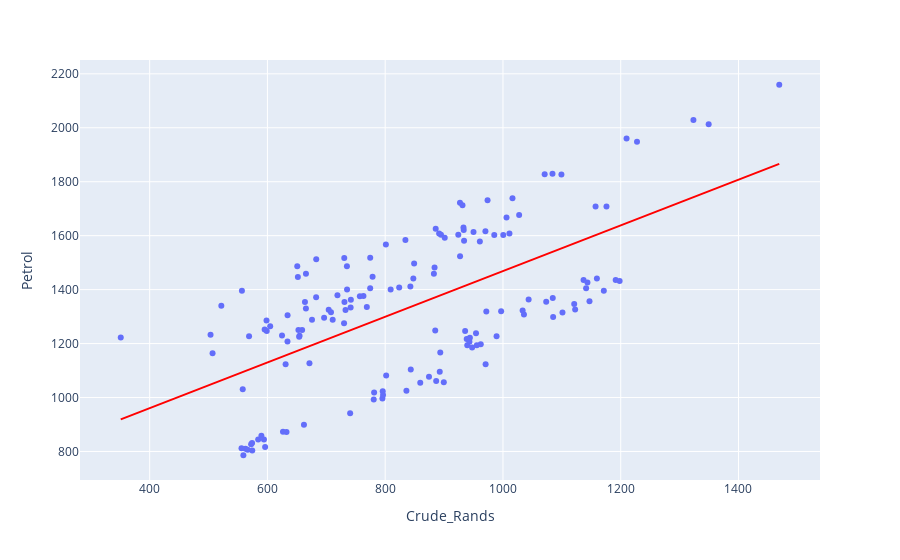

Source (notebook cell):
### Markdown cell above
2. Petrol

### Code cell
fig = px.scatter(dataset, x='Crude_Rands', y='Petrol', trendline='ols', trendline_color_override='red')
fig.show()

### Figure 1 — Plotly figure (JSON) as saved in the notebook; plotly's stock layout.template omitted (floating-point values rounded to 4 significant figures; data arrays with more than 128 entries replaced by an {"elided": "..."} marker saying what was removed)
{"data": [{"hovertemplate": "Crude_Rands=%{x}<br>Petrol=%{y}<extra></extra>", "legendgroup": "", "marker": {"color": "#636efa", "symbol": "circle"}, "mode": "markers", "name": "", "orientation": "v", "showlegend": false, "type": "scatter", "x": {"elided": "147 float values"}, "xaxis": "x", "y": {"elided": "147 float values"}, "yaxis": "y"}, {"hovertemplate": "<b>OLS trendline</b><br>Petrol = 0.84705 * Crude_Rands + 621.668<br>R<sup>2</sup>=0.396785<br><br>Crude_Rands=%{x}<br>Petrol=%{y} <b>(trend)</b><extra></extra>", "legendgroup": "", "line": {"color": "red"}, "marker": {"color": "#636efa", "symbol": "circle"}, "mode": "lines", "name": "", "showlegend": false, "type": "scatter", "x": {"elided": "147 float values"}, "xaxis": "x", "y": {"elided": "147 float values"}, "yaxis": "y"}], "layout": {"legend": {"tracegroupgap": 0}, "margin": {"t": 60}, "xaxis": {"anchor": "y", "domain": [0, 1], "title": {"text": "Crude_Rands"}}, "yaxis": {"anchor": "x", "domain": [0, 1], "title": {"text": "Petrol"}}}}
